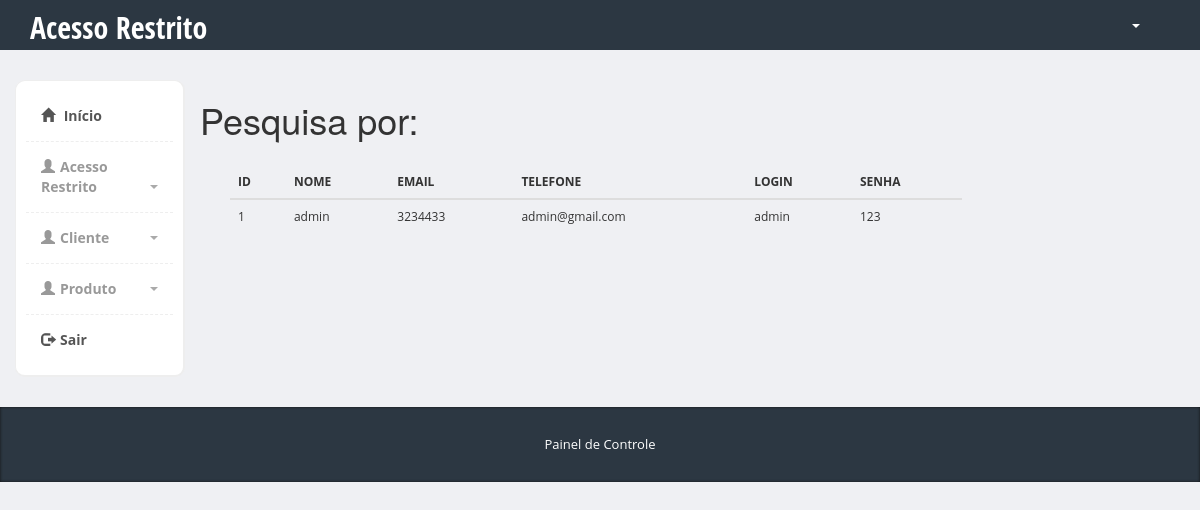
/admin/restrito-pesquisa-nome.php, run on the app's committed database.
### tables this page shows
CREATE TABLE `acesso_restrito` (
  `pk_restrito` int(11) NOT NULL,
  `nome` varchar(255) NOT NULL,
  `email` varchar(255) NOT NULL,
  `telefone` varchar(255) NOT NULL,
  `login` varchar(255) NOT NULL,
  `senha` varchar(255) NOT NULL
);

### admin/Restrito.class.php (called while the page is built, shortened)
<?php
class Restrito{
         public function pesquisarPorNome($nome){
        $pdo = Conexao::conexao();
        $sql = "SELECT * FROM acesso_restrito WHERE login like '%$nome%'";
        $consulta = $pdo->query($sql);
        while ($linha = $consulta->fetch(PDO::FETCH_ASSOC)){
            $dados[] = array(
                "id" => $linha['pk_restrito'],
                "nome" => $linha['nome'],
                "telefone" => $linha['telefone'],
                "email" => $linha['email'],
                "login" => $linha['login'],
                "senha" => $linha['senha'],
            );
        }
        return $dados;
    }
}

### admin/restrito-pesquisa-nome.php (the view, shortened to what this page needs)
<?php
require "Restrito.class.php";
$nome = $_POST['nome'];
$restrito = new Restrito();
$dados = $restrito->pesquisarPorNome($nome);
?>
<?php include "includes/header.php" ?>
    <section class="container">
        <h1>Pesquisa por: <?php echo $nome; ?></h1>
        <?php if(isset($dados)){ ?>
       <div class="col-md-10">
		  	<div class="row">
  				<div class="col-md-10">
		  				<div class="panel-body">
		  					<table class="table">
				              <thead>
				                <tr>
				                  <th>ID</th>
				                  <th>NOME</th>
				                  <th>EMAIL</th>
				                  <th>TELEFONE</th>
				                  <th>LOGIN</th>
				                  <th>SENHA</th>
				                </tr>
				              </thead>
				               <?php
								 foreach($dados as $dado => $coluna){
												echo "<tr>";
												echo "<td>".$coluna['id']."</td>";
												echo "<td>".$coluna['nome']."</td>";
												echo "<td>".$coluna['telefone']."</td>";
												echo "<td>".$coluna['email']."</td>";
												echo "<td>".$coluna['login']."</td>";
												echo "<td>".$coluna['senha']."</td>";
												echo "</tr>";
											}
								?>
								   <?php } ?>
				            </table>
		  				</div>
		  			</div>
  				</div>
  			</div>
    </section>
<?php include "includes/footer.php" ?>

### admin/css/styles.css (style rules this page uses)
body { font-family: 'Open Sans', sans-serif; position: relative; margin: 0px; font-size: 12px; padding: 0px; }
body { background-color: #eff0f3; }
.panel-body { clear:both; }

### data on the page
acesso_restrito: pk_restrito "1", nome "admin", telefone "3234433", email "admin@gmail.com", login "admin", senha "123"
